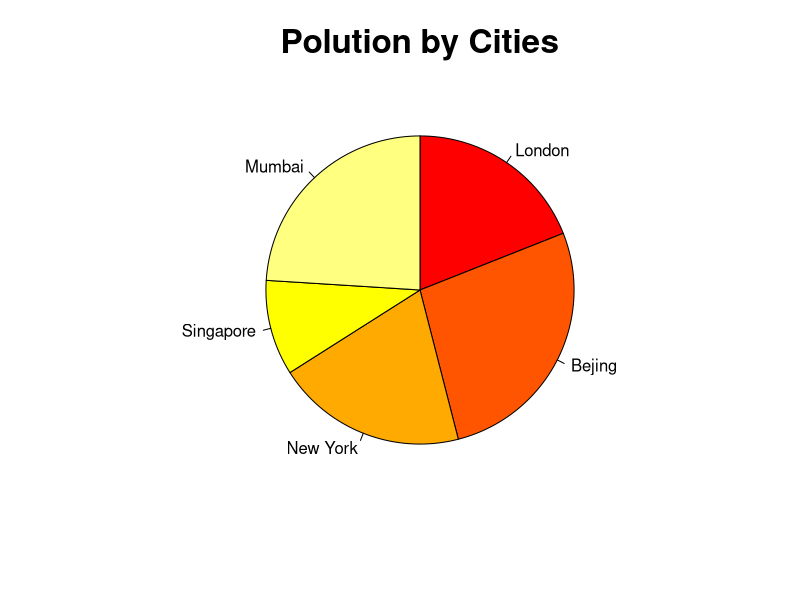
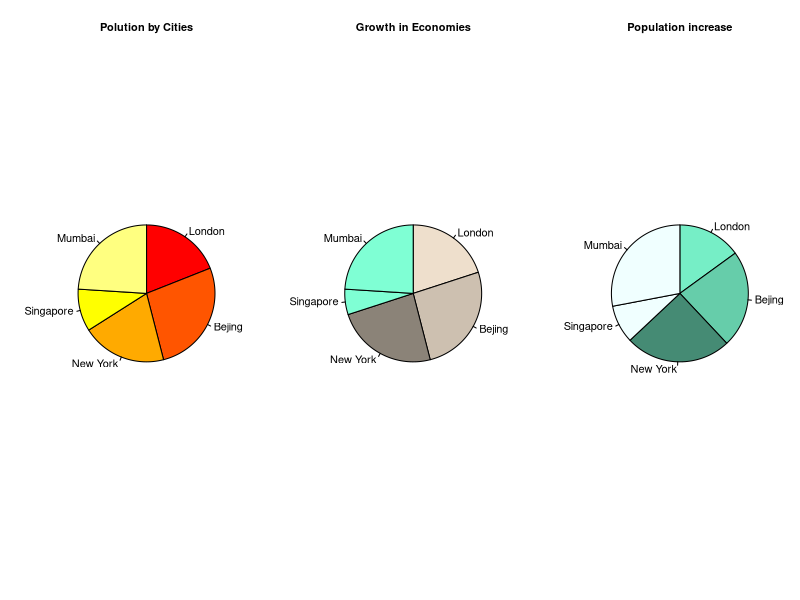
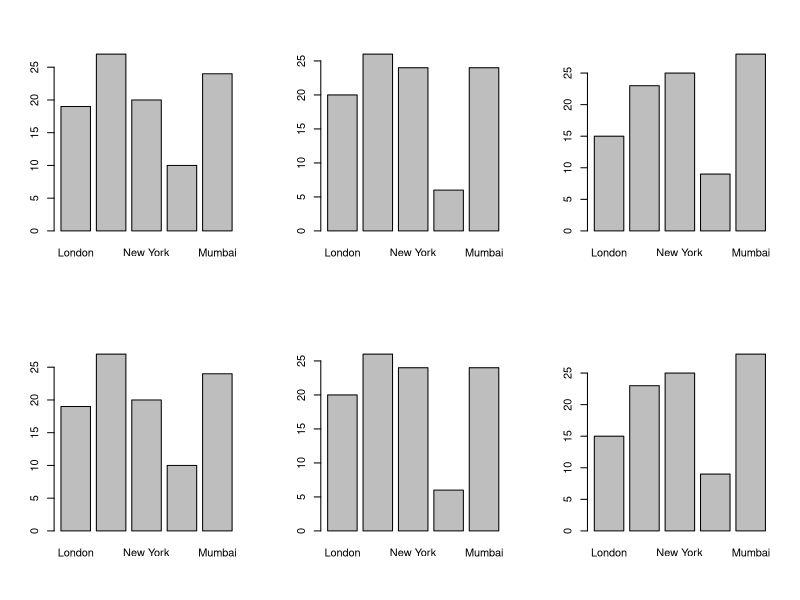

Generate these figures, in order, with R:
###Continuing Pie Charts


par(mfrow=c(1,1),cex.main=2)
x <- c(19,27,20,10,24)
labels <- c("London","Bejing","New York","Singapore","Mumbai")
pie(x,labels,main = "Polution by Cities", col = heat.colors(5),
    init.angle=90,
    clockwise = TRUE)


par(mfrow=c(1,3),cex.main=1)
x <- c(19,27,20,10,24)
labels <- c("London","Bejing","New York","Singapore","Mumbai")
# Plot the chart with title and color pallet.
pie(x,labels,main = "Polution by Cities", col = heat.colors(5),
    init.angle=90,
    clockwise = TRUE)

y <- c(20,26,24,6,24)
labels <- c("London","Bejing","New York","Singapore","Mumbai")
pie(y,labels,main = "Growth in Economies", col = colors()[5:10],
    init.angle=90,
    clockwise = TRUE)

z <- c(15,23,25,9,28)
labels <- c("London","Bejing","New York","Singapore","Mumbai")
pie(z,labels,main = "Population increase", col = colors()[10:15],
    init.angle=90,
    clockwise = TRUE) # Default is FALSE

par(mfrow=c(2,3),cex.main=1)
barplot(x,names.arg = labels)
barplot(y,names.arg = labels)
barplot(z,names.arg = labels)

barplot(x,names.arg = labels)
barplot(y,names.arg = labels)
barplot(z,names.arg = labels)
#Conclusion: Pie chart are attractive but no recommended because its difficult for human eye 
#to feel the difference by see slice as compared to bars. So use barplot instead

rm(list = ls())
